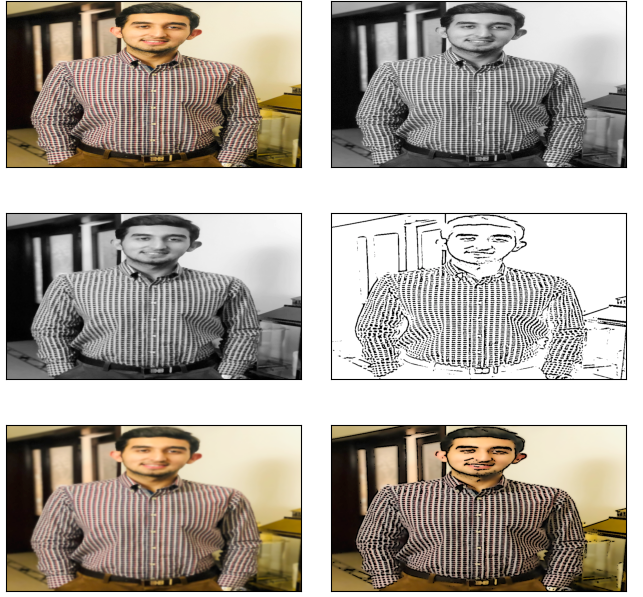
#> input picture OpenCV/img.png, 643 x 597 px
$ python -i main.py   (imports and definitions only)
#> lines starting #> are read from the running program, lines starting #| are printed output that depends on the picture; after the words box and inside, x2 and y2 are one past the last pixel; in counts of white or black regions, pixels touching at a corner belong together
import os
import tkinter as tk
from tkinter import *
from tkinter import messagebox

import cv2  # for image processing
import easygui  # to open the filebox
import matplotlib.pyplot as plt

# [7 lines not run here, left out]
# [1 line that did not run here, left out]


def upload():
    ImagePath = easygui.fileopenbox()
    cartoonify(ImagePath)


def cartoonify(ImagePath):
    # read the image
#> called with ImagePath = 'img.png'
    originalmage = cv2.imread(ImagePath)
#> originalmage is the input picture: shape (597, 643, 3); mean B, G, R 155.9, 164.7, 172
    originalmage = cv2.resize(originalmage, (960, 540))
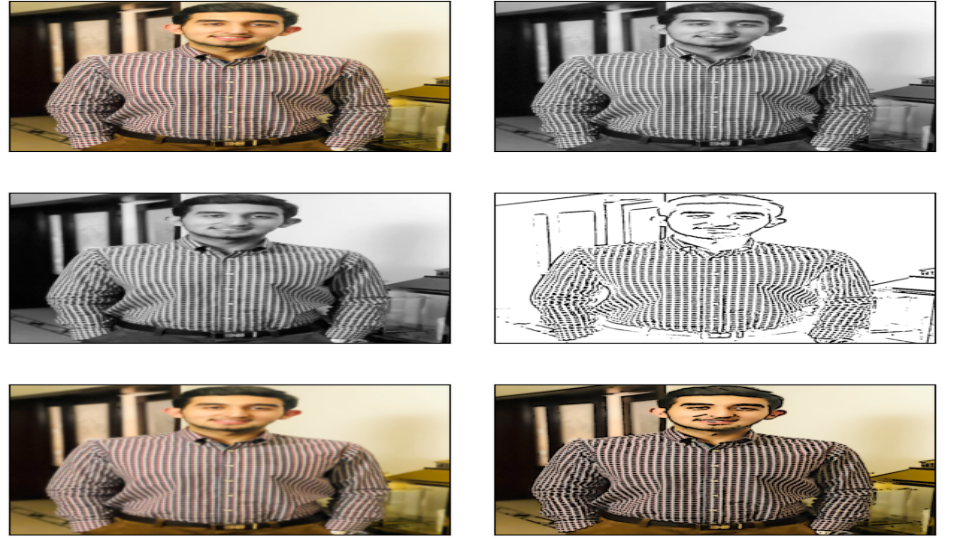
#> originalmage: shape (540, 960, 3); mean B, G, R 155.8, 164.6, 171.9
    originalmage = cv2.cvtColor(originalmage, cv2.COLOR_BGR2RGB)
    # print(image)  # image is stored in array

    # confirm that image is chosen
    if originalmage is None:
        print("Can not find any image. Choose appropriate file")
        sys.exit()

    ReSized1 = cv2.resize(originalmage, (960, 540))


    # converting an image to grayscale
    grayScaleImage = cv2.cvtColor(originalmage, cv2.COLOR_BGR2GRAY)
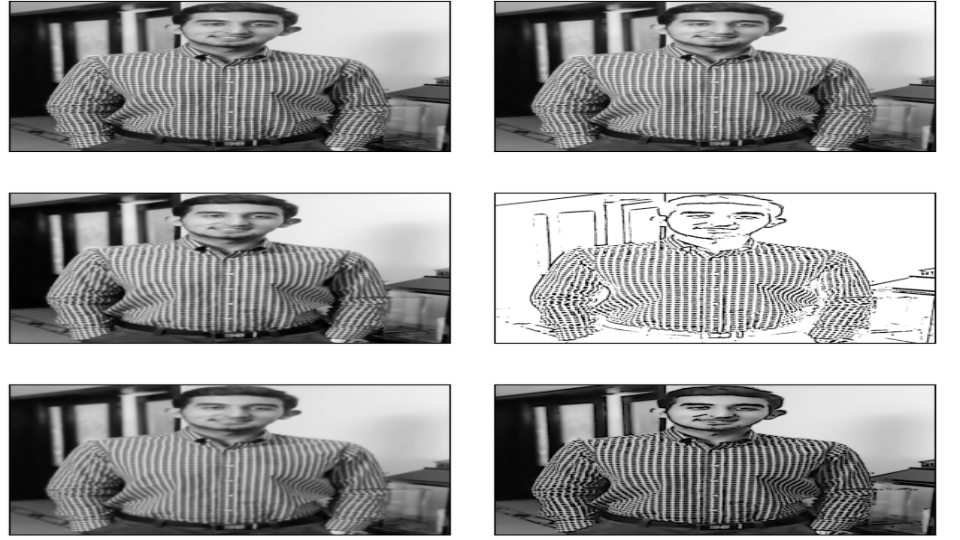
#> grayScaleImage: shape (540, 960); min 0, max 255, mean 162.8
    ReSized2 = cv2.resize(grayScaleImage, (960, 540))
    plt.imshow(ReSized2, cmap='gray')

    # applying median blur to smoothen an image
    # subtracts center pixel value from neighbouring pixel means's
    smoothGrayScale = cv2.medianBlur(grayScaleImage, 5)
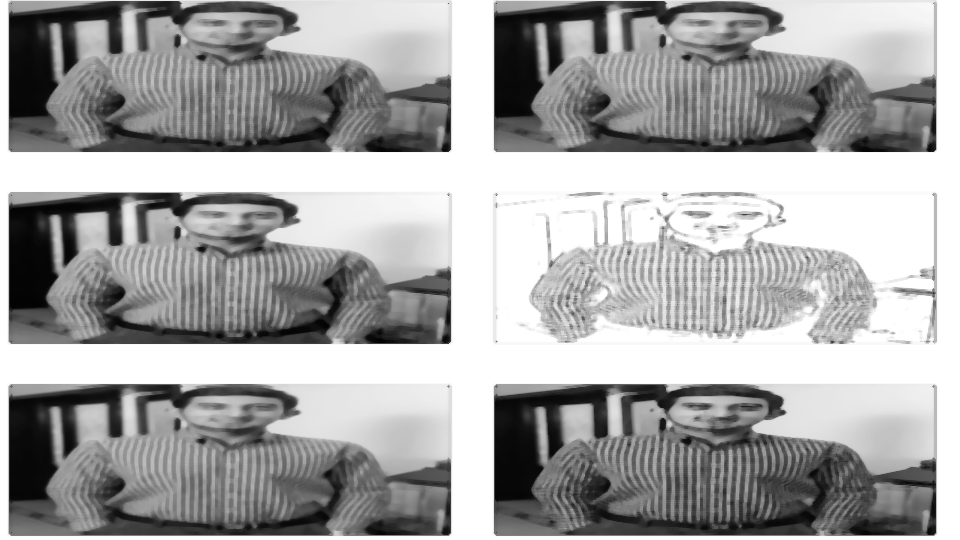
#> smoothGrayScale: shape (540, 960); min 2, max 255, mean 165
    ReSized3 = cv2.resize(smoothGrayScale, (960, 540))


    ''' retrieving the edges for cartoon effect , gives one value to pixel having threshold and
     gives other values  to rest pixels
     by using thresholding technique thresh_binary'''
    getEdge = cv2.adaptiveThreshold(smoothGrayScale, 255,
                                    cv2.ADAPTIVE_THRESH_MEAN_C,
                                    cv2.THRESH_BINARY, 9, 9)
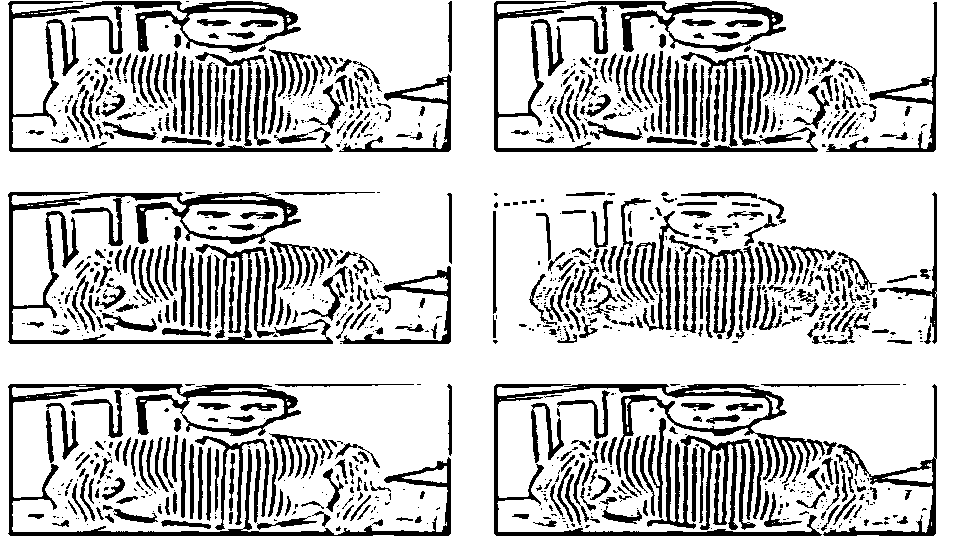
#> getEdge: shape (540, 960); 78.3% white; 1183 black regions (668 under 20 px), largest, box (x1, y1, x2, y2) and area: (8, 192, 333, 344) 7522, (8, 384, 451, 536) 7493, (494, 1, 818, 152) 6867

    ReSized4 = cv2.resize(getEdge, (960, 540))


    # applying bilateral filter to remove noise
    # and keep edge sharp as required
    colorImage = cv2.bilateralFilter(originalmage, 9, 300, 300)
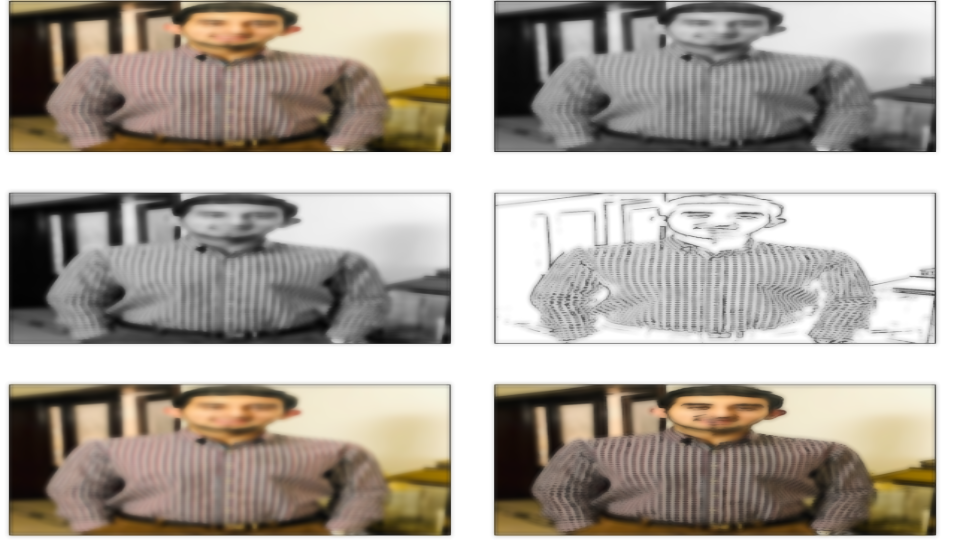
#> colorImage: shape (540, 960, 3); mean R, G, B 172.3, 165, 156.2
    ReSized5 = cv2.resize(colorImage, (960, 540))


    # masking edged image with our "BEAUTIFY" image
    cartoonImage = cv2.bitwise_and(colorImage, colorImage, mask=getEdge)
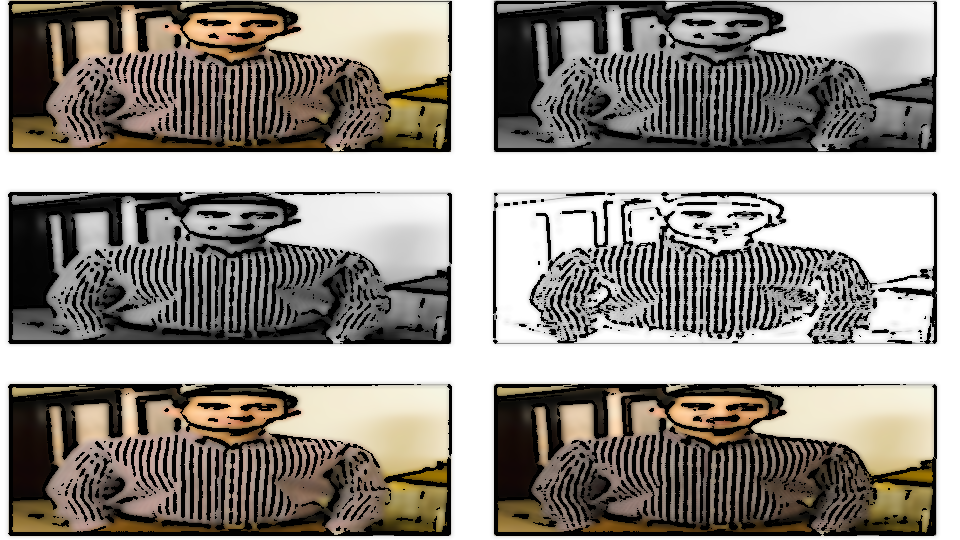
#> cartoonImage: shape (540, 960, 3); mean R, G, B 147.9, 142.6, 135.7

    ReSized6 = cv2.resize(cartoonImage, (960, 540))


    # Plotting the whole transition
    images = [ReSized1, ReSized2, ReSized3, ReSized4, ReSized5, ReSized6]

    fig, axes = plt.subplots(3, 2, figsize=(8, 8), subplot_kw={'xticks': [], 'yticks': []},
                             gridspec_kw=dict(hspace=0.1, wspace=0.1))
    for i, ax in enumerate(axes.flat):
        ax.imshow(images[i], cmap='gray')

#> (the run stopped early here; a loop or call above may not have finished)
